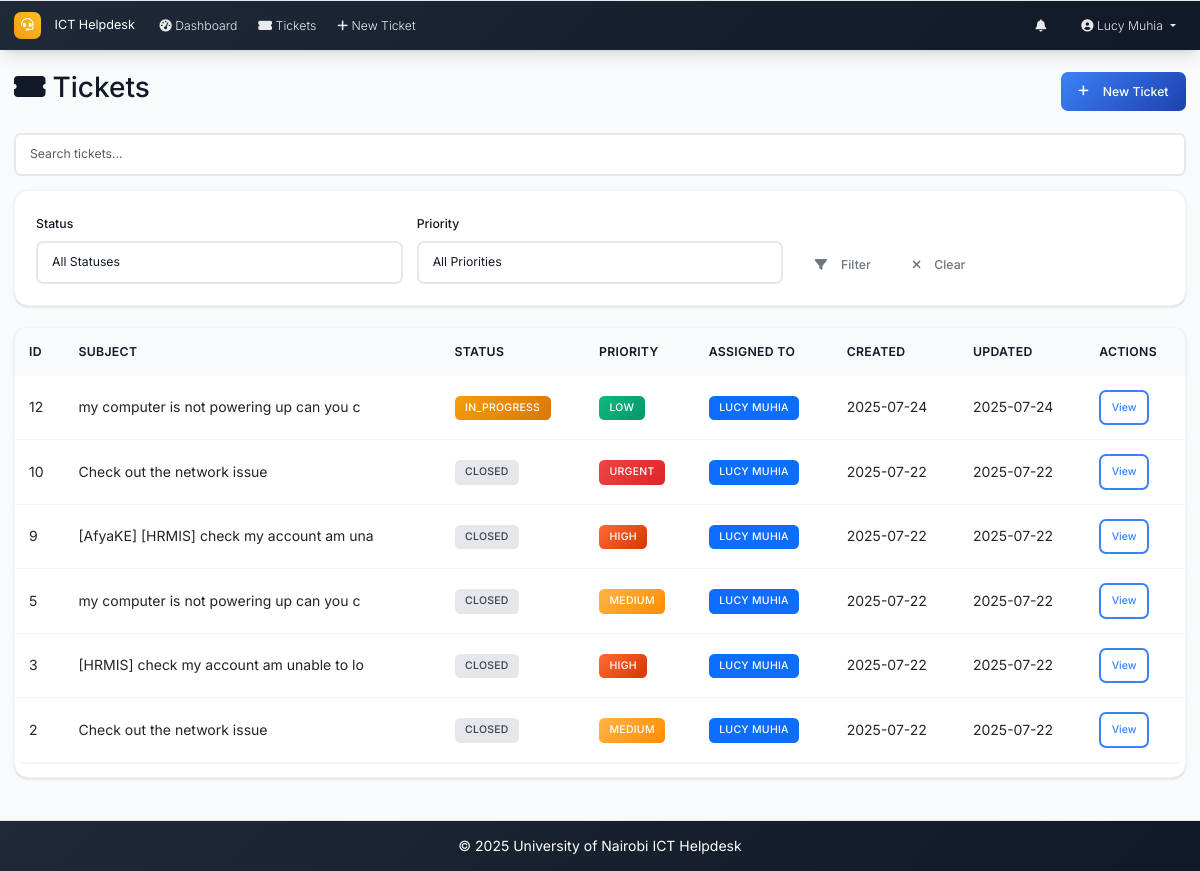
Screenshot of /tickets (signed in) with the database file from the repository.
### models.py (models this page shows, shortened)
class User(UserMixin, db.Model):
    id = db.Column(db.Integer, primary_key=True)
    username = db.Column(db.String(64), unique=True, nullable=False)
    email = db.Column(db.String(120), unique=True, nullable=False)
    password_hash = db.Column(db.String(256), nullable=False)
    full_name = db.Column(db.String(100), nullable=False)
    role = db.Column(db.String(20), nullable=False, default='user')  # admin, intern, user
    created_at = db.Column(db.DateTime, default=datetime.utcnow)
    is_active = db.Column(db.Boolean, default=True)
    is_verified = db.Column(db.Boolean, default=False)
    verification_token = db.Column(db.String(128), nullable=True)
    tickets_created = db.relationship('Ticket', foreign_keys='Ticket.created_by_id', backref='creator', lazy='dynamic')
    assigned_tickets = db.relationship('Ticket', secondary='ticket_assignees', back_populates='assignees', lazy='selectin')
    comments = db.relationship('Comment', backref='author', lazy='dynamic')

class Ticket(db.Model):
    id = db.Column(db.Integer, primary_key=True)
    location = db.Column(db.String(200), nullable=False)
    description = db.Column(Text, nullable=False)
    status = db.Column(db.String(20), nullable=False, default='open')  # open, in_progress, resolved, closed
    priority = db.Column(db.String(20), nullable=False, default='medium')  # low, medium, high, urgent
    created_at = db.Column(db.DateTime, default=datetime.utcnow)
    updated_at = db.Column(db.DateTime, default=datetime.utcnow, onupdate=datetime.utcnow)
    closed_at = db.Column(db.DateTime)
    closed_by_id = db.Column(db.Integer, db.ForeignKey('user.id'), nullable=True)
    due_date = db.Column(db.DateTime, nullable=True)
    created_by_id = db.Column(db.Integer, db.ForeignKey('user.id'), nullable=True)
    category_id = db.Column(db.Integer, db.ForeignKey('category.id'))
    comments = db.relationship('Comment', backref='ticket', lazy='dynamic', cascade='all, delete-orphan')
    attachments = db.relationship('Attachment', backref='ticket', lazy='dynamic', cascade='all, delete-orphan')
    assignees = db.relationship('User', secondary=ticket_assignees, back_populates='assigned_tickets', lazy='selectin')
    closed_by = db.relationship('User', foreign_keys=[closed_by_id], backref='closed_tickets')

### routes.py (the view)
@app.route('/tickets')
@login_required
def tickets_list():
    page = request.args.get('page', 1, type=int)
    status_filter = request.args.get('status', '')
    priority_filter = request.args.get('priority', '')
    query = Ticket.query
    if current_user.role == 'user':
        query = query.filter_by(created_by_id=current_user.id)
    elif current_user.role == 'intern':
        if status_filter == 'assigned':
            query = query.filter(Ticket.assignees.any(id=current_user.id))
            status_filter = ''  # Clear status filter since we're showing all assigned tickets
        else:
            query = query.filter(Ticket.assignees.any(id=current_user.id))
    if status_filter:
        query = query.filter_by(status=status_filter)
    if priority_filter:
        query = query.filter_by(priority=priority_filter)
    tickets = query.order_by(desc(Ticket.created_at)).paginate(
        page=page, per_page=10, error_out=False
    )
    return render_template('tickets_list.html', tickets=tickets, status_filter=status_filter, priority_filter=priority_filter)

### app.py (called while the page is built)
@login_manager.user_loader
def load_user(user_id):
    from models import User
    return User.query.get(int(user_id))

@app.context_processor
def inject_now():
    return {'now': datetime.utcnow}

### routes.py (called while the page is built)
@app.context_processor
def inject_datetime():
    return dict(datetime=datetime)

### templates/tickets_list.html (shortened to what this page needs)
{% extends "base.html" %}
{% block content %}
<div class="d-flex justify-content-between align-items-center mb-4">
    <h2><i class="fas fa-ticket-alt me-2"></i>Tickets</h2>
    <a href="{{ url_for('new_ticket') }}" class="btn btn-primary">
        <i class="fas fa-plus me-2"></i>New Ticket
    </a>
</div>
<div class="mb-3">
    <input type="text" id="ticket-search" class="form-control" placeholder="Search tickets...">
</div>
<div class="card mb-4">
    <div class="card-body">
        <form method="GET" class="row g-3">
            <div class="col-md-4">
                <label class="form-label">Status</label>
                <select name="status" class="form-control">
                    <option value="">All Statuses</option>
                </select>
            </div>
            <div class="col-md-4">
                <label class="form-label">Priority</label>
                <select name="priority" class="form-control">
                    <option value="">All Priorities</option>
                </select>
            </div>
            <div class="col-md-4 d-flex align-items-end">
                <button type="submit" class="btn btn-outline-secondary me-2">
                    <i class="fas fa-filter me-2"></i>Filter
                </button>
                <a href="{{ url_for('tickets_list') }}" class="btn btn-outline-secondary">
                    <i class="fas fa-times me-2"></i>Clear
                </a>
            </div>
        </form>
    </div>
</div>
<div class="card">
    <div class="table-responsive">
        <table class="table" id="tickets-table">
            <thead>
                <tr>
                    <th>ID</th>
                    <th>Subject</th>
                    <th>Status</th>
                    <th>Priority</th>
                    <th>Assigned To</th>
                    <th>Created</th>
                    <th>Updated</th>
                    <th>Actions</th>
                </tr>
            </thead>
            <tbody>
                {% for ticket in tickets.items %}
                <tr>
                    <td>{{ ticket.id }}</td>
                    <td>{{ ticket.title or ticket.description[:40] }}</td>
                    <td><span class="badge badge-status-{{ ticket.status|replace(' ', '_') }}">{{ ticket.status.title() }}</span></td>
                    <td><span class="badge priority-{{ ticket.priority }}">{{ ticket.priority.title() }}</span></td>
                    <td>
                        {% if ticket.assignees|length > 0 %}
                            {% for user in ticket.assignees %}
                                <span class="badge bg-primary">{{ user.full_name }}</span>{% if not loop.last %} {% endif %}
                            {% endfor %}
                        {% else %}
                            <span class="text-muted">Unassigned</span>
                        {% endif %}
                    </td>
                    <td>{{ ticket.created_at.strftime('%Y-%m-%d') }}</td>
                    <td>{{ ticket.updated_at.strftime('%Y-%m-%d') }}</td>
                    <td>
                        <a href="{{ url_for('ticket_detail', id=ticket.id) }}" class="btn btn-sm btn-outline-primary">View</a>
                    </td>
                </tr>
                {% endfor %}
            </tbody>
        </table>
    </div>
</div>
{% endblock %}

### templates/base.html (shortened to what this page needs)
<!DOCTYPE html>
<html lang="en">
<head>
    <link href="https://cdn.jsdelivr.net/npm/bootstrap@5.3.0/dist/css/bootstrap.min.css" rel="stylesheet">
    <link href="https://cdnjs.cloudflare.com/ajax/libs/font-awesome/6.0.0/css/all.min.css" rel="stylesheet">
    <link href="{{ url_for('static', filename='css/custom.css') }}" rel="stylesheet">
</head>
<body>
    <nav class="navbar navbar-expand-lg navbar-dark footer-sky">
        <div class="container-fluid px-3">
            <a class="navbar-brand" href="{{ url_for('index') }}">
                <i class="fas fa-headset me-2"></i>ICT Helpdesk
            </a>
            <div class="collapse navbar-collapse" id="navbarNav">
                <ul class="navbar-nav me-auto mb-2 mb-lg-0">
                    {% if current_user.is_authenticated %}
                    <li class="nav-item">
                        <a class="nav-link" href="{{ url_for('dashboard') }}">
                            <i class="fas fa-tachometer-alt me-1"></i>Dashboard
                        </a>
                    </li>
                    <li class="nav-item">
                        <a class="nav-link" href="{{ url_for('tickets_list') }}">
                            <i class="fas fa-ticket-alt me-1"></i>Tickets
                        </a>
                    </li>
                    <li class="nav-item">
                        <a class="nav-link" href="{{ url_for('new_ticket') }}">
                            <i class="fas fa-plus me-1"></i>New Ticket
                        </a>
                    </li>
                    {% endif %}
                </ul>
                <ul class="navbar-nav ms-auto mb-2 mb-lg-0">
                    {% if current_user.is_authenticated %}
                    <li class="nav-item dropdown me-3">
                        <a class="nav-link position-relative" href="#" id="notificationsDropdown" role="button"
                           data-bs-toggle="dropdown" aria-expanded="false">
                            <i class="fas fa-bell"></i>
                        </a>
                    </li>
                    <li class="nav-item dropdown">
                        <a class="nav-link dropdown-toggle" href="#" id="navbarDropdown" role="button" data-bs-toggle="dropdown" aria-expanded="false">
                            <i class="fas fa-user-circle me-1"></i>{{ current_user.full_name }}
                        </a>
                    </li>
                    {% endif %}
                </ul>
            </div>
        </div>
    </nav>
    <main class="container-fluid my-4 px-3">
        {% block content %}{% endblock %}
    </main>
    <footer class="footer-sky py-3 mt-5">
        <div class="container text-center">
            <span>&copy; {{ datetime.utcnow().year }} University of Nairobi ICT Helpdesk</span>
        </div>
    </footer>
</body>
</html>

### rows the page displays
User: full_name "Lucy Muhia", full_name "LUCY MUHIA"
Ticket: id "12", description "my computer is not powering up can you c", status "IN_PROGRESS", priority "LOW", created_at "2025-07-24", updated_at "2025-07-24"
Ticket: id "10", description "Check out the network issue", status "CLOSED", priority "URGENT", created_at "2025-07-22", updated_at "2025-07-22"
Ticket: id "9", description "[AfyaKE] [HRMIS] check my account am una", status "CLOSED", priority "HIGH", created_at "2025-07-22", updated_at "2025-07-22"
Ticket: id "5", description "my computer is not powering up can you c", status "CLOSED", priority "MEDIUM", created_at "2025-07-22", updated_at "2025-07-22"
Ticket: id "3", description "[HRMIS] check my account am unable to lo", status "CLOSED", priority "HIGH", created_at "2025-07-22", updated_at "2025-07-22"
Ticket: id "2", description "Check out the network issue", status "CLOSED", priority "MEDIUM", created_at "2025-07-22", updated_at "2025-07-22"
